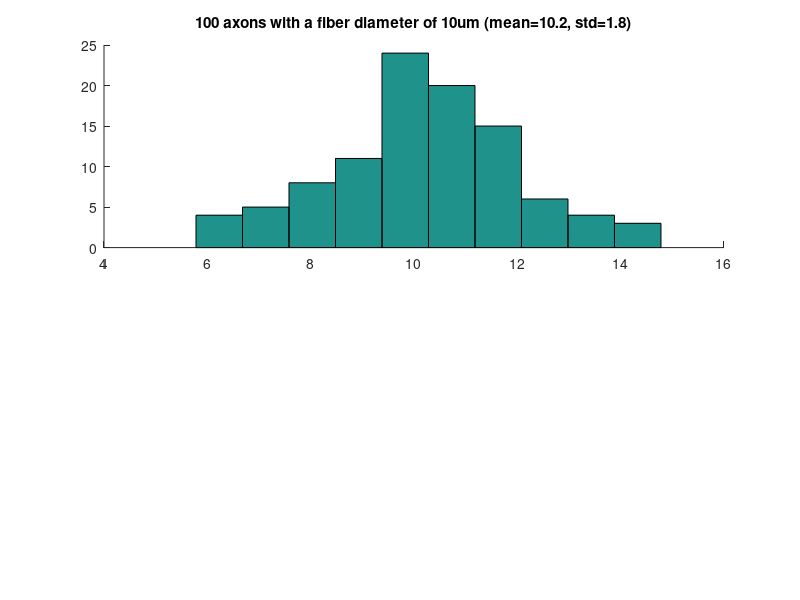

MATLAB code for this plot: (Note: this script raises an error after producing the figure.)
% BME 515 HW 3 Part 3 - Compound Nerve Action Potential (CNAP)
% 30-Oct-2014 (blh19)

clear; clc; format short g
addpath Data

%% define parameters for a bundle of virtual axons
D = [10 6];
stdev = [2 2];
s = rng(0); % random seed generator
noaxons = 100;
fiberDlist = 2:2:20;
nodelength = 1; % (um)

% distribution of fiber diameters
dist(:,1) = stdev(1) .* randn(noaxons,1) + D(1);
dist(:,2) = stdev(2) .* randn(noaxons,1) + D(2);

% create histogram
figure(1); clf; hold on
subplot(2,1,1); hold on
hist(dist(:,1))
title(sprintf('%g axons with a fiber diameter of %gum (mean=%.1f, std=%.1f)',...
    noaxons,D(1),mean(dist(:,1)),std(dist(:,1))))
setfont(18)

subplot(2,1,2); hold on
title(sprintf('%g axons with a fiber diameter of %gum (mean=%.1f, std=%.1f)',...
    noaxons,D(2),mean(dist(:,2)),std(dist(:,2))))
hist(dist(:,2))
setfont(18)

% print -dpng bme515_hw3_part3A
close(1)

%% create bundle of virtual axons
nonodes = 151;
axons = cell(1,2);

for a = 1:2
    for b = 1:noaxons
        thisINL = 100*dist(b,a);
        axons{a}(b,:) = -round(noaxons/2)*thisINL:thisINL:round(noaxons/2)*thisINL;
    end
end

%% peak positive current trendline
% calculate trendline
for k = 1:length(fiberDlist)
    D = fiberDlist(k);
    fid = sprintf('part1_%gum.txt',D);
    Im(:,k) = fileload(fid) * (nodelength*pi*D) * 1e-8; % (mA/cm^2) * (um)^2 -> (mA)
end
P = polyfit(fiberDlist,max(Im),1);

%% conduction velocity trendline
data = fileload('part2.txt');
data = reshape(data,2,numel(data)/2)';
Pcv = polyfit(data(:,1),data(:,2),1);

%% action potential
k = 10; % interelectrode spacings
Re = 500; % extracellular resistivity (ohm-cm)
d = 1; % perpendicular electrode-fiber distance (mm)

subpop = 1;
axno   = 5;
thisAxon = axons{subpop}(axno,:);
thisD = dist(axno,subpop);
[y,i]=min(abs(fiberDlist-thisD));
closestD = fiberDlist(i);
fid = sprintf('part1_%gum.txt',closestD);
Im = fileload(fid)*(nodelength*pi*closestD) * 1e-8;

% scale Im using peak positive current trendline
Im = Im/max(Im) * polyval(P,thisD);

% determine conduction velocity using trendline
thisCV = polyval(Pcv,thisD) * 1e3; % (m/s) -> (um/ms)
thisINL = 100*thisD;
Laxon = nonodes*(thisINL+nodelength); % (um)

% time parameters
tdel = 1;
pw = 1;
tstop = 25; % (ms)
dt = 0.02; % (ms)

% isolate AP part of Im
% AP = (Im > 5e-10) + (Im < -1e-10);
AP = (Im > 0.005*abs(max(Im))) + (Im < -0.001*abs(max(Im)));
AP(tdel/dt:(tdel+pw)/dt) = 0;
Im_sub = Im(AP>0)';

% iterate over time loop
tvec = 0:dt:tstop-dt;
dt = thisINL/thisCV;

% set up recording electrode
z_rec = 1000; % (um)
x_rec_ind = floor(nonodes/2);
xaxon(1) = nodelength/2;
for k=2:nonodes
    xaxon(k) = xaxon(k-1)+thisINL+nodelength;
end
xstim=xaxon(x_rec_ind);
k = 25; % inter-electrode spacing (mm)
r(:,2) = sqrt( (xaxon-xstim).^2 + z_rec^2);
r(:,1) = sqrt( (xaxon-xstim+k*1e3).^2 + z_rec^2);
r(:,3) = sqrt( (xaxon-xstim-k*1e3).^2 + z_rec^2);
noelecs = 3;

% ECAP vector
V = zeros(floor(tstop/dt),noelecs);

for a = 1:tstop/dt
    t = a*dt;
    
    % calculate the Im for all nodes at a single time point
    Im_allnodes = zeros(1,nonodes);
    if a<=nonodes
        Im_allnodes(1:a) = fliplr(Im_sub(1:a));
    elseif a>nonodes && a<numel(Im_sub)
        Im_allnodes = fliplr(Im_sub(a-nonodes+1:a));
    elseif a>numel(Im_sub)
        Im_allnodes = fliplr(Im_sub(a-nonodes:end));
        Im_allnodes = [zeros(1,nonodes-numel(Im_allnodes)) Im_allnodes];
    end
    
    if numel(Im_allnodes)~=nonodes
        error('Number of nodes incorrect.')
    end
    
    for b = 1:nonodes
        for c = 1:noelecs
            V(a,c) = V(a,c) + 4*pi*Re*r(b,c)*Im_allnodes(b)/1e4;
        end
    end
end

%% plot electrode potentials
tvec=0:dt:tstop-dt;
figure(2); clf; hold on
subplot(2,1,1); hold on
plot(tvec,V(:,1),'k')
plot(tvec,V(:,2),'b')
plot(tvec,V(:,3),'g')
legend('V1','V2','V3')
xlabel('Time (ms)'); ylabel('Potential'); setfont(18)

subplot(2,1,2); hold on
plot(tvec,V(:,2)-(V(:,1)+V(:,3))/2,'k')
xlabel('Time (ms)'); ylabel('V_m(t)'); setfont(18)